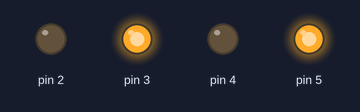
Recording of a sketch running on a simulated Arduino Uno, built with avr-gcc and run on an emulated ATmega328P. On the bench: output pins drawn as LEDs (lit = HIGH).

Above: at 2.5 s.
At 7.5 s:
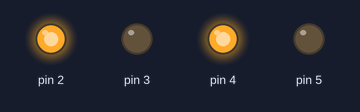
Timing chart, 0 to 13.0 s (numbered marks = the images above):
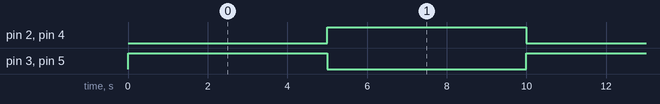

The sketch:

code1.ino.ino
```cpp
void setup() {
  // Pins 2 and 3 are connected to In1 and In2 respectively
  // of the L298 motor driver
  pinMode(2, OUTPUT);
  pinMode(3, OUTPUT);
  pinMode(4, OUTPUT);
  pinMode(5, OUTPUT);
}

void loop() {
  // make the motor turn in one direction
  digitalWrite(2, LOW);
  digitalWrite(3, HIGH);
  digitalWrite(4, LOW);
  digitalWrite(5, HIGH);
  delay(5000); // let it turn for 5 seconds

  // now reverse direction
  digitalWrite(2, HIGH);
  digitalWrite(3, LOW);
  digitalWrite(4, HIGH);
  digitalWrite(5, LOW);
  delay(5000);
}
```

Measured:
- by itself, pin 2–5: alternates HIGH for 5.0 s and LOW for 5.0 s
